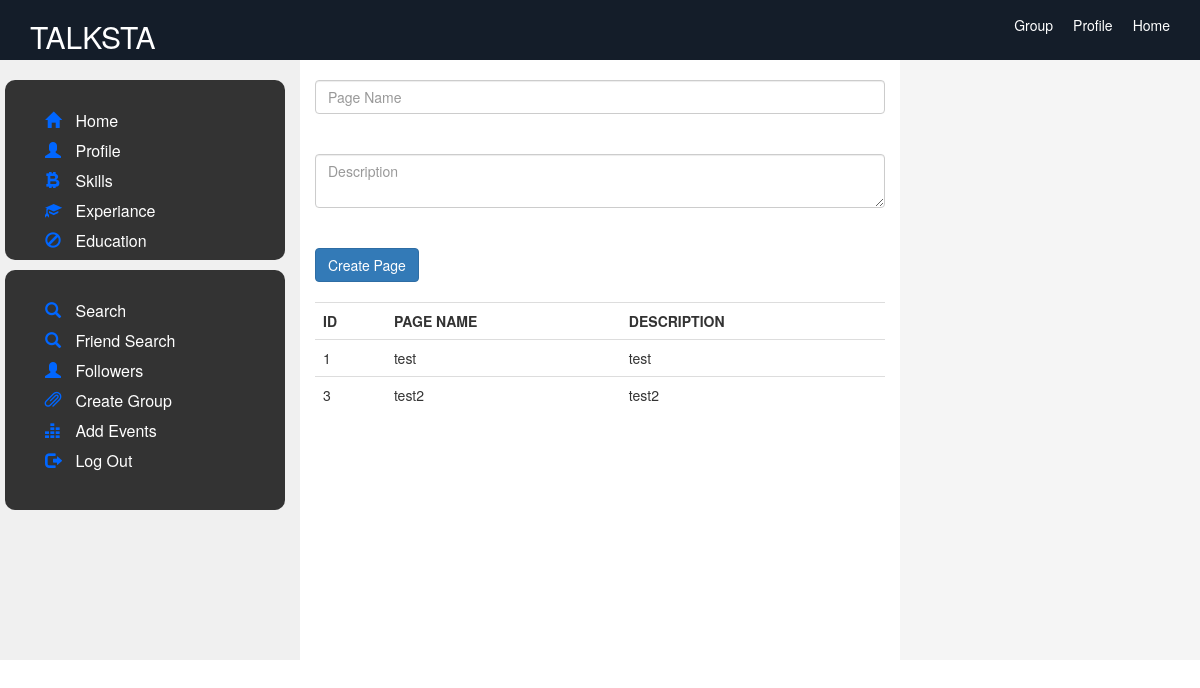
/Social/create_group.php (signed in), run on the app's committed database.
### tables this page shows
CREATE TABLE IF NOT EXISTS `group_creation` (
  `id` int(11) NOT NULL AUTO_INCREMENT,
  `group_name` varchar(200) NOT NULL,
  `description` text NOT NULL,
  `organization` varchar(100) NOT NULL,
  `place` varchar(100) NOT NULL,
  `user` varchar(100) NOT NULL,
  PRIMARY KEY (`id`)
);

### Social/create_group.php (the view, shortened to what this page needs)
<?php
include("header.php");
?> <div class="col-sm-6">
 <br>
 <form action="nwgpexe.php" method="post">
<input type="text" name="grpname" placeholder="Page Name" class="form-control"><br><br>
<textarea  name="description"  class="form-control" placeholder="Description"></textarea><br><br>
<input type="submit" value="Create Page" class="btn btn-primary"><br><br>
<?php
include("connectionclass.php");
$query="select * from group_creation WHERE user='$_SESSION[email]' ";
$res=mysqli_query($con,$query);
$count=mysqli_num_rows($res);
?>
<table class="table">
  <tr>
  <th>ID</th>
   <th>PAGE NAME</th>
   <th>DESCRIPTION</th>
  </tr>
 <?php
 if($count==0)
	{?>
 <tr>
  <th style="text-align:center; color:#F00;" colspan="3"><?php echo "No Page Created" ?></th>
  </tr>
 <?php
	}
	else
	{
while($row=mysqli_fetch_array($res))
{
  ?>
  <tr>
  <td><?php echo $row['id']; ?></td>
  <td><?php echo $row['group_name']; ?></td>
  <td><?php echo $row['description']; ?></td>
  </tr>
<?php
}
}
?>
</table>
  </div>
  <?php
  include("right.php");
  ?>

### data on the page
group_creation: id "1", group_name "test", description "test"
group_creation: id "3", group_name "test2", description "test2"
